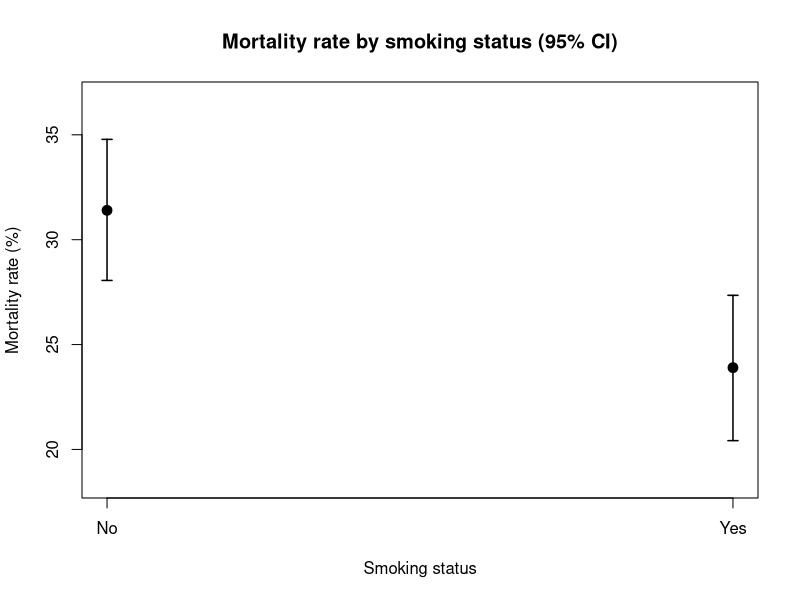
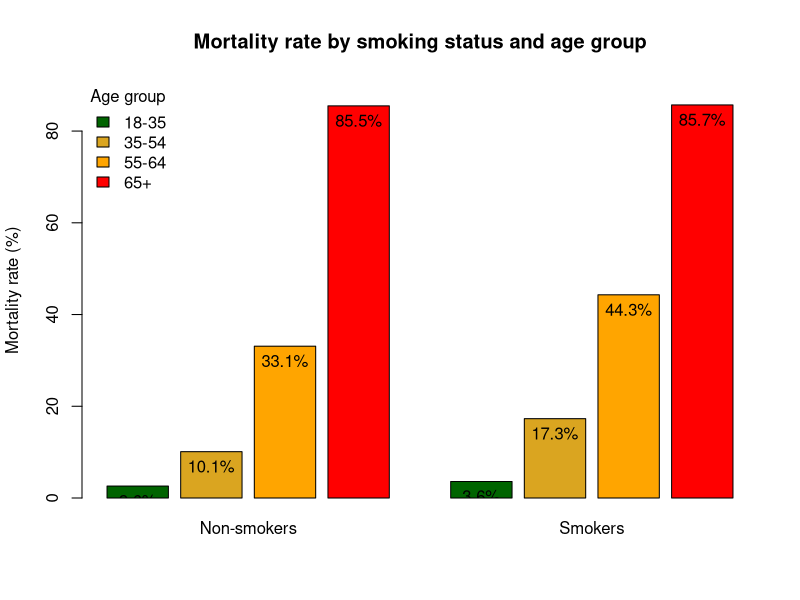
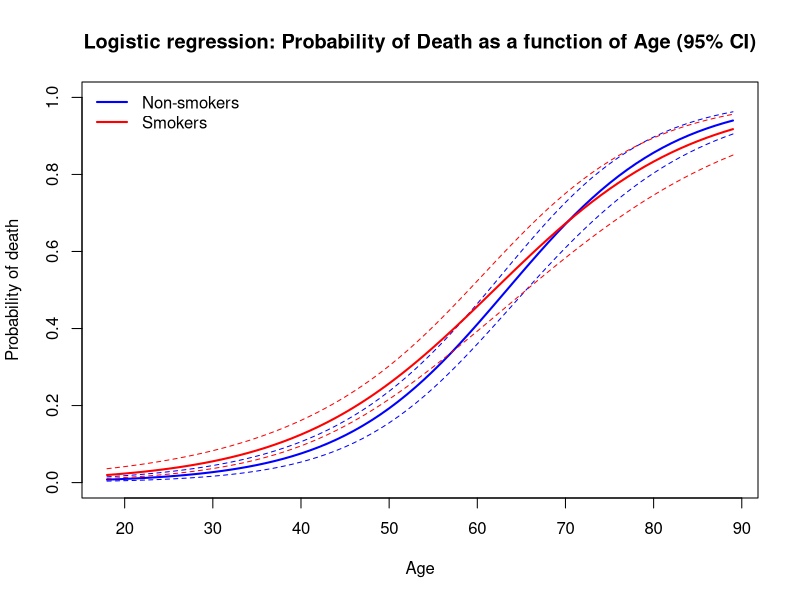

Write the R code that produced these figures, in order.
## ---- chunk 1
data <- read.csv("Subject6_smoking.csv")
## ---- chunk 2
tab <- table(data$Smoker, data$Status)

result <- data.frame(
  alive = tab[, "Alive"],
  dead  = tab[, "Dead"]
)

# Mortality rate (%)
result$ratio_dead <- round(100 * result$dead / (result$dead + result$alive), 1)

result
## ---- chunk 3
result$p_dead <- result$dead / (result$dead + result$alive)

# Standard error (normal approximation)
result$se <- sqrt(
  result$p_dead * (1 - result$p_dead) /
  (result$dead + result$alive)
)
result
## ---- chunk 4
result$ci_lower <- result$p_dead - 1.96 * result$se
result$ci_upper <- result$p_dead + 1.96 * result$se

# Convert CI to percentage for plotting
result$ci_lower_pct <- 100 * result$ci_lower
result$ci_upper_pct <- 100 * result$ci_upper

result
## ---- chunk 5
x <- c(1, 1.2)

y <- result$ratio_dead

plot(
  x, y,
  xaxt = "n",
  xlab = "Smoking status",
  ylab = "Mortality rate (%)",
  main = "Mortality rate by smoking status (95% CI)",
  pch = 19,
  cex = 1.3,
  ylim = c(
    min(result$ci_lower_pct) - 2,
    max(result$ci_upper_pct) + 2
  )
)

axis(1, at = x, labels = rownames(result))

arrows(
  x0 = x, y0 = result$ci_lower_pct,
  x1 = x, y1 = result$ci_upper_pct,
  angle = 90, code = 3, length = 0.05, lwd = 1.5
)
## ---- chunk 6
data$age_group <- NA

data$age_group[data$Age >= 18 & data$Age <= 35] <- "18-35"
data$age_group[data$Age > 35  & data$Age <= 54] <- "35-54"
data$age_group[data$Age > 54  & data$Age <= 64] <- "55-64"
data$age_group[data$Age >= 65] <- "65+"

table(data$age_group)
## ---- chunk 7
tab_yes <- table(
  data$age_group[data$Smoker == "Yes"],
  data$Status[data$Smoker == "Yes"]
)

table_smokers <- data.frame(
  edad = rownames(tab_yes),
  vive = tab_yes[, "Alive"],
  no_vive = tab_yes[, "Dead"]
)

table_smokers$ratio_dead <- round(
  100 * table_smokers$no_vive / (table_smokers$vive + table_smokers$no_vive),
  1
)

table_smokers
## ---- chunk 8
tab_no <- table(
  data$age_group[data$Smoker == "No"],
  data$Status[data$Smoker == "No"]
)

table_nonsmokers <- data.frame(
  edad = rownames(tab_no),
  vive = tab_no[, "Alive"],
  no_vive = tab_no[, "Dead"]
)

table_nonsmokers$ratio_dead <- round(
  100 * table_nonsmokers$no_vive / (table_nonsmokers$vive + table_nonsmokers$no_vive),
  1
)

table_nonsmokers
## ---- chunk 9

age_order <- c("18-35", "35-54", "55-64", "65+")

# Reorder rows to match age_order
smk <- table_smokers[match(age_order, table_smokers$edad), ]
nsmk <- table_nonsmokers[match(age_order, table_nonsmokers$edad), ]

# Create the matrix of dead ratios (%)
ratio_mat <- cbind(
  `Non-smokers` = nsmk$ratio_dead,
  `Smokers`     = smk$ratio_dead
)

rownames(ratio_mat) <- age_order

ratio_mat
## ---- chunk 10
# Colors for age groups (same color for smokers and non-smokers)
age_colors <- c("darkgreen", "goldenrod", "orange", "red")

bp <- barplot(
  height = ratio_mat,
  beside = TRUE,                 # grouped bars
  col = age_colors,
  ylim = c(0, max(ratio_mat) + 5),
  ylab = "Mortality rate (%)",
  main = "Mortality rate by smoking status and age group",
  space = c(0.2, 1)
)

text(
  x = bp,
  y = ratio_mat,
  labels = paste0(ratio_mat, "%"),
  pos = 1,        # inside the bar
  cex = 1
)
legend(
  "topleft",
  legend = rownames(ratio_mat),
  fill = age_colors,
  title = "Age group",
  bty = "n"
)

## ---- chunk 11
data$Death <- ifelse(data$Status == "Dead", 1, 0)

model_nonsmokers <- glm(
  Death ~ Age,
  data = data[data$Smoker == "No", ],
  family = binomial
)

model_smokers <- glm(
  Death ~ Age,
  data = data[data$Smoker == "Yes", ],
  family = binomial
)

age_seq <- seq(min(data$Age, na.rm = TRUE), max(data$Age, na.rm = TRUE), by = 1)

pred_no <- predict(
  model_nonsmokers,
  newdata = data.frame(Age = age_seq),
  type = "link",
  se.fit = TRUE
)

pred_yes <- predict(
  model_smokers,
  newdata = data.frame(Age = age_seq),
  type = "link",
  se.fit = TRUE
)

# Convert from log-odds to probability
prob_no   <- plogis(pred_no$fit)
lower_no  <- plogis(pred_no$fit - 1.96 * pred_no$se.fit)
upper_no  <- plogis(pred_no$fit + 1.96 * pred_no$se.fit)

prob_yes  <- plogis(pred_yes$fit)
lower_yes <- plogis(pred_yes$fit - 1.96 * pred_yes$se.fit)
upper_yes <- plogis(pred_yes$fit + 1.96 * pred_yes$se.fit)

plot(
  age_seq, prob_no,
  type = "l",
  lwd = 2,
  col = "blue",
  ylim = c(0, 1),
  xlab = "Age",
  ylab = "Probability of death",
  main = "Logistic regression: Probability of Death as a function of Age (95% CI)"
)

# CI for non-smokers
lines(age_seq, lower_no, col = "blue", lty = 2)
lines(age_seq, upper_no, col = "blue", lty = 2)

# Smokers curve + CI
lines(age_seq, prob_yes, col = "red", lwd = 2)
lines(age_seq, lower_yes, col = "red", lty = 2)
lines(age_seq, upper_yes, col = "red", lty = 2)

legend(
  "topleft",
  legend = c("Non-smokers", "Smokers"),
  col = c("blue", "red"),
  lwd = 2,
  bty = "n"
)

